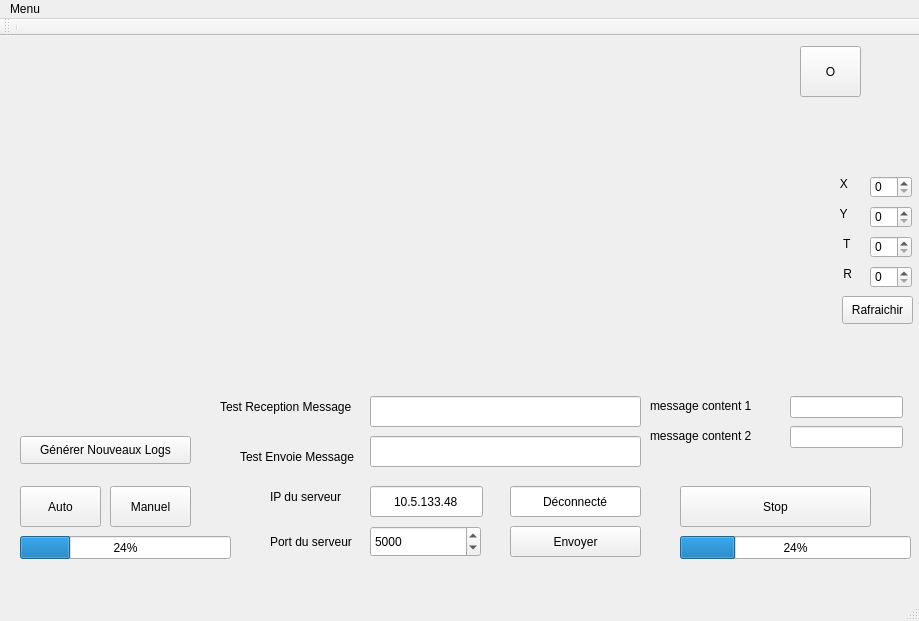
<?xml version="1.0" encoding="UTF-8"?>
<ui version="4.0">
 <class>MainWindow</class>
 <widget class="QMainWindow" name="MainWindow">
  <property name="geometry">
   <rect>
    <x>0</x>
    <y>0</y>
    <width>919</width>
    <height>621</height>
   </rect>
  </property>
  <property name="windowTitle">
   <string>MainWindow</string>
  </property>
  <property name="autoFillBackground">
   <bool>false</bool>
  </property>
  <widget class="QWidget" name="centralWidget">
   <widget class="QPushButton" name="BoutonRec">
    <property name="geometry">
     <rect>
      <x>800</x>
      <y>10</y>
      <width>61</width>
      <height>51</height>
     </rect>
    </property>
    <property name="text">
     <string>O</string>
    </property>
   </widget>
   <widget class="QProgressBar" name="progressBarBatterieFans">
    <property name="geometry">
     <rect>
      <x>20</x>
      <y>500</y>
      <width>211</width>
      <height>23</height>
     </rect>
    </property>
    <property name="value">
     <number>24</number>
    </property>
   </widget>
   <widget class="QProgressBar" name="progressBarBatterieLevitation">
    <property name="geometry">
     <rect>
      <x>680</x>
      <y>500</y>
      <width>231</width>
      <height>23</height>
     </rect>
    </property>
    <property name="value">
     <number>24</number>
    </property>
   </widget>
   <widget class="QPushButton" name="boutonAuto">
    <property name="geometry">
     <rect>
      <x>20</x>
      <y>450</y>
      <width>81</width>
      <height>41</height>
     </rect>
    </property>
    <property name="text">
     <string>Auto</string>
    </property>
   </widget>
   <widget class="QPushButton" name="boutonManuel">
    <property name="geometry">
     <rect>
      <x>110</x>
      <y>450</y>
      <width>81</width>
      <height>41</height>
     </rect>
    </property>
    <property name="text">
     <string>Manuel</string>
    </property>
   </widget>
   <widget class="QPushButton" name="boutonStop">
    <property name="geometry">
     <rect>
      <x>680</x>
      <y>450</y>
      <width>191</width>
      <height>41</height>
     </rect>
    </property>
    <property name="text">
     <string>Stop</string>
    </property>
   </widget>
   <widget class="QLineEdit" name="adr_ip">
    <property name="geometry">
     <rect>
      <x>370</x>
      <y>450</y>
      <width>113</width>
      <height>31</height>
     </rect>
    </property>
    <property name="text">
     <string>10.5.133.48</string>
    </property>
    <property name="alignment">
     <set>Qt::AlignCenter</set>
    </property>
   </widget>
   <widget class="QLabel" name="label_ip">
    <property name="geometry">
     <rect>
      <x>270</x>
      <y>450</y>
      <width>91</width>
      <height>21</height>
     </rect>
    </property>
    <property name="text">
     <string>IP du serveur</string>
    </property>
   </widget>
   <widget class="QLabel" name="label_port">
    <property name="geometry">
     <rect>
      <x>270</x>
      <y>490</y>
      <width>91</width>
      <height>31</height>
     </rect>
    </property>
    <property name="text">
     <string>Port du serveur</string>
    </property>
   </widget>
   <widget class="QPushButton" name="boutonEnvoyer">
    <property name="geometry">
     <rect>
      <x>510</x>
      <y>490</y>
      <width>131</width>
      <height>31</height>
     </rect>
    </property>
    <property name="text">
     <string>Envoyer</string>
    </property>
   </widget>
   <widget class="QLineEdit" name="message_envoie">
    <property name="geometry">
     <rect>
      <x>370</x>
      <y>400</y>
      <width>271</width>
      <height>31</height>
     </rect>
    </property>
    <property name="text">
     <string/>
    </property>
   </widget>
   <widget class="QLabel" name="label_messageEnvoie">
    <property name="geometry">
     <rect>
      <x>240</x>
      <y>410</y>
      <width>121</width>
      <height>21</height>
     </rect>
    </property>
    <property name="text">
     <string>Test Envoie Message</string>
    </property>
   </widget>
   <widget class="QSpinBox" name="numero_port_serveur">
    <property name="geometry">
     <rect>
      <x>370</x>
      <y>490</y>
      <width>111</width>
      <height>31</height>
     </rect>
    </property>
    <property name="maximum">
     <number>999999999</number>
    </property>
    <property name="value">
     <number>5000</number>
    </property>
   </widget>
   <widget class="QLineEdit" name="message_recu">
    <property name="geometry">
     <rect>
      <x>370</x>
      <y>360</y>
      <width>271</width>
      <height>31</height>
     </rect>
    </property>
    <property name="text">
     <string/>
    </property>
   </widget>
   <widget class="QLabel" name="label_messageRecu">
    <property name="geometry">
     <rect>
      <x>220</x>
      <y>360</y>
      <width>141</width>
      <height>21</height>
     </rect>
    </property>
    <property name="text">
     <string>Test Reception Message</string>
    </property>
   </widget>
   <widget class="QLineEdit" name="etat_connexion">
    <property name="enabled">
     <bool>true</bool>
    </property>
    <property name="geometry">
     <rect>
      <x>510</x>
      <y>450</y>
      <width>131</width>
      <height>31</height>
     </rect>
    </property>
    <property name="text">
     <string>Déconnecté</string>
    </property>
    <property name="alignment">
     <set>Qt::AlignCenter</set>
    </property>
   </widget>
   <widget class="QLineEdit" name="box_message_content_1">
    <property name="geometry">
     <rect>
      <x>790</x>
      <y>360</y>
      <width>113</width>
      <height>22</height>
     </rect>
    </property>
   </widget>
   <widget class="QLabel" name="label_message_content_1">
    <property name="geometry">
     <rect>
      <x>650</x>
      <y>360</y>
      <width>121</width>
      <height>20</height>
     </rect>
    </property>
    <property name="text">
     <string>message content 1</string>
    </property>
   </widget>
   <widget class="QLabel" name="label_message_content_2">
    <property name="geometry">
     <rect>
      <x>650</x>
      <y>390</y>
      <width>121</width>
      <height>20</height>
     </rect>
    </property>
    <property name="text">
     <string>message content 2</string>
    </property>
   </widget>
   <widget class="QLineEdit" name="box_message_content_2">
    <property name="geometry">
     <rect>
      <x>790</x>
      <y>390</y>
      <width>113</width>
      <height>22</height>
     </rect>
    </property>
   </widget>
   <widget class="QLabel" name="label_x">
    <property name="geometry">
     <rect>
      <x>810</x>
      <y>140</y>
      <width>55</width>
      <height>16</height>
     </rect>
    </property>
    <property name="text">
     <string>         X</string>
    </property>
   </widget>
   <widget class="QLabel" name="label_2">
    <property name="geometry">
     <rect>
      <x>810</x>
      <y>170</y>
      <width>51</width>
      <height>16</height>
     </rect>
    </property>
    <property name="text">
     <string>         Y</string>
    </property>
   </widget>
   <widget class="QLabel" name="label_T">
    <property name="geometry">
     <rect>
      <x>820</x>
      <y>200</y>
      <width>55</width>
      <height>16</height>
     </rect>
    </property>
    <property name="text">
     <string>       T</string>
    </property>
   </widget>
   <widget class="QLabel" name="label_T_2">
    <property name="geometry">
     <rect>
      <x>820</x>
      <y>230</y>
      <width>55</width>
      <height>16</height>
     </rect>
    </property>
    <property name="text">
     <string>       R</string>
    </property>
   </widget>
   <widget class="QSpinBox" name="box_x">
    <property name="geometry">
     <rect>
      <x>870</x>
      <y>140</y>
      <width>42</width>
      <height>22</height>
     </rect>
    </property>
   </widget>
   <widget class="QSpinBox" name="box_y">
    <property name="geometry">
     <rect>
      <x>870</x>
      <y>170</y>
      <width>42</width>
      <height>22</height>
     </rect>
    </property>
   </widget>
   <widget class="QSpinBox" name="box_t">
    <property name="geometry">
     <rect>
      <x>870</x>
      <y>200</y>
      <width>42</width>
      <height>22</height>
     </rect>
    </property>
   </widget>
   <widget class="QSpinBox" name="box_r">
    <property name="geometry">
     <rect>
      <x>870</x>
      <y>230</y>
      <width>42</width>
      <height>22</height>
     </rect>
    </property>
   </widget>
   <widget class="QPushButton" name="boutonLog">
    <property name="geometry">
     <rect>
      <x>20</x>
      <y>400</y>
      <width>171</width>
      <height>28</height>
     </rect>
    </property>
    <property name="text">
     <string>Générer Nouveaux Logs</string>
    </property>
   </widget>
   <widget class="QPushButton" name="bouton_coord_refresh">
    <property name="geometry">
     <rect>
      <x>842</x>
      <y>260</y>
      <width>71</width>
      <height>28</height>
     </rect>
    </property>
    <property name="text">
     <string>Rafraichir</string>
    </property>
   </widget>
  </widget>
  <widget class="QToolBar" name="mainToolBar">
   <attribute name="toolBarArea">
    <enum>TopToolBarArea</enum>
   </attribute>
   <attribute name="toolBarBreak">
    <bool>false</bool>
   </attribute>
   <addaction name="separator"/>
  </widget>
  <widget class="QStatusBar" name="statusBar"/>
  <widget class="QMenuBar" name="menuBar">
   <property name="geometry">
    <rect>
     <x>0</x>
     <y>0</y>
     <width>919</width>
     <height>26</height>
    </rect>
   </property>
   <widget class="QMenu" name="menuMenu">
    <property name="mouseTracking">
     <bool>true</bool>
    </property>
    <property name="title">
     <string>Menu</string>
    </property>
    <widget class="QMenu" name="menuConnexion">
     <property name="title">
      <string>Connexion</string>
     </property>
     <addaction name="actionSe_connecter_au_Drone"/>
     <addaction name="action_se_deconnecter"/>
    </widget>
    <addaction name="actionCharger_la_Map"/>
    <addaction name="actionControle_boucle_ferm_e"/>
    <addaction name="actionArret_d_urgence"/>
    <addaction name="action_Details_Hovercraft"/>
    <addaction name="menuConnexion"/>
    <addaction name="actionFermer"/>
   </widget>
   <addaction name="menuMenu"/>
  </widget>
  <action name="actionNouveau">
   <property name="text">
    <string>nouveau</string>
   </property>
  </action>
  <action name="actionCharger_la_Map">
   <property name="checkable">
    <bool>false</bool>
   </property>
   <property name="text">
    <string>Charger la Map</string>
   </property>
  </action>
  <action name="actionControle_boucle_ferm_e">
   <property name="checkable">
    <bool>false</bool>
   </property>
   <property name="text">
    <string>Controle boucle fermée</string>
   </property>
  </action>
  <action name="actionArret_d_urgence">
   <property name="checkable">
    <bool>false</bool>
   </property>
   <property name="text">
    <string>Arret d'urgence</string>
   </property>
  </action>
  <action name="action_Details_Hovercraft">
   <property name="checkable">
    <bool>false</bool>
   </property>
   <property name="text">
    <string>Détails Hovercraft</string>
   </property>
  </action>
  <action name="actionFermer">
   <property name="checkable">
    <bool>false</bool>
   </property>
   <property name="text">
    <string>Fermer</string>
   </property>
  </action>
  <action name="actionSe_connecter_au_Drone">
   <property name="text">
    <string>Se connecter au Drone</string>
   </property>
  </action>
  <action name="action_se_deconnecter">
   <property name="text">
    <string>Se déconnecter</string>
   </property>
  </action>
 </widget>
 <layoutdefault spacing="6" margin="11"/>
 <resources/>
 <connections/>
</ui>
